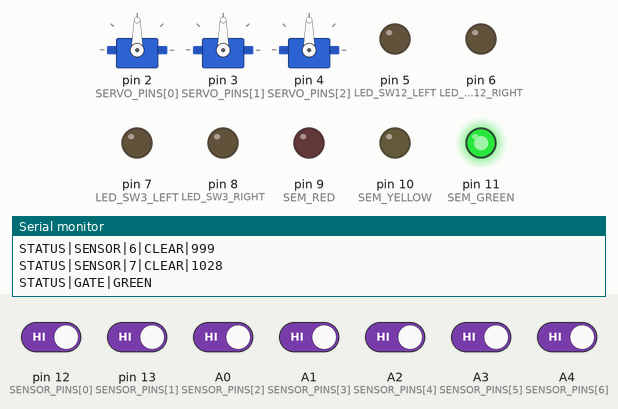
Bench run of a sketch on a simulated Arduino Uno, built with avr-gcc and run on an emulated ATmega328P. Parts: 3 × servo, output pins drawn as LEDs (lit = HIGH), the last lines printed to the serial monitor. Dashed ring = blinking. Inputs (shaded band) come from the test bench; at power-on: A0 (SENSOR_PINS[2]), A1 (SENSOR_PINS[3]), A2 (SENSOR_PINS[4]), A3 (SENSOR_PINS[5]), A4 (SENSOR_PINS[6]), pin 12 (SENSOR_PINS[0]), pin 13 (SENSOR_PINS[1]) HIGH.

Above: at 2.2 s.
2.3 s: A1 (SENSOR_PINS[3]) driven LOW
At 2.8 s:
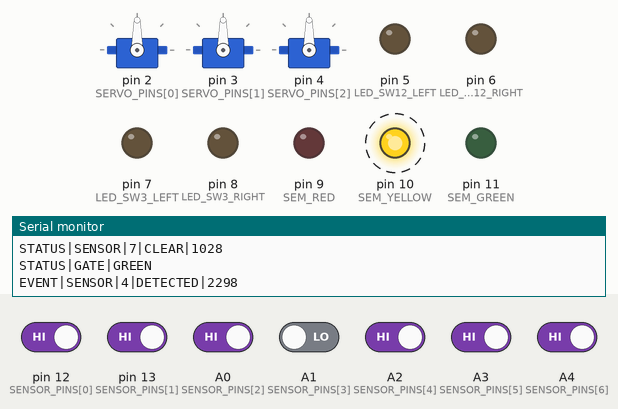
5.3 s: A3 (SENSOR_PINS[5]) driven LOW
At 6.5 s:
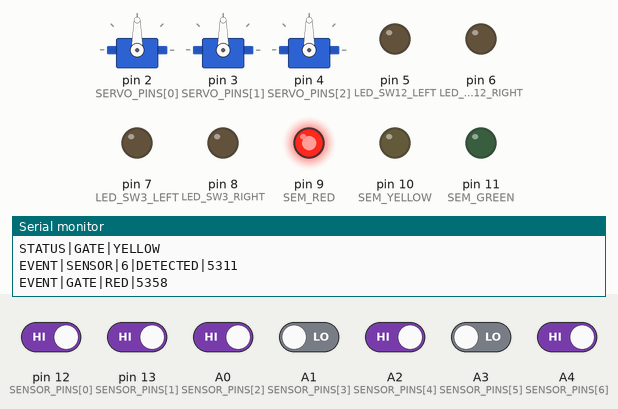
6.8 s: A4 (SENSOR_PINS[6]) driven LOW
At 7.11 s:
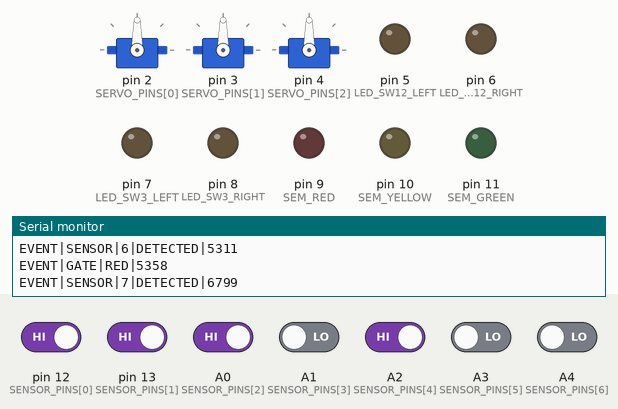
9.8 s: A2 (SENSOR_PINS[4]) driven LOW
At 10.2 s:
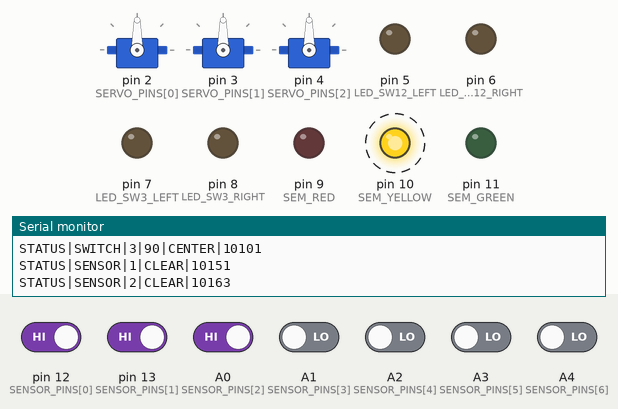
12.8 s: pin 12 (SENSOR_PINS[0]) driven LOW
At 13.5 s:
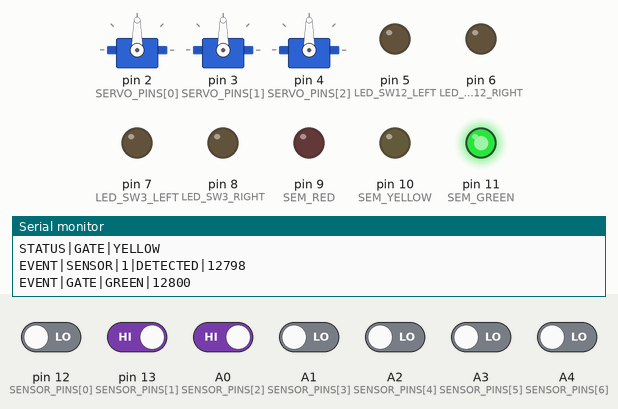
Timing chart, 0 to 15.8 s (numbered marks = the images above; inputs shaded):
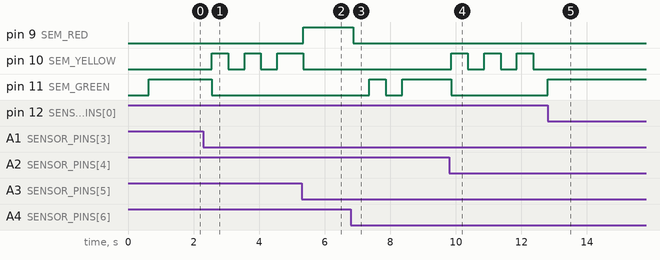

The sketch:

ferrovia_firmware.ino
```cpp
/**
 * ============================================================
 *  FIRMWARE FERROVIA v4.0 - 3 SERVOS + 6 LEDS + 7 SENSORES + SEMAFORO + HC-05
 * ============================================================
 *
 *  SISTEMA:
 *  - 3 Servos SG90 para switches (SW1, SW2, SW3)
 *  - 6 LEDs indicadores (2 por servo, compartilhados SW1/SW2)
 *  - 7 Sensores HW-201 para localizacao da locomotiva
 *  - Modulo semaforo (Vermelho/Amarelo/Verde) para cancela
 *  - Modulo Bluetooth HC-01 para comunicacao
 *
 *  PINOS:
 *  - D0:   HC-05 TX (Serial RX)
 *  - D1:   HC-05 RX (Serial TX) *DESCONECTAR AO PROGRAMAR*
 *  - D2:   Servo SW1
 *  - D3:   Servo SW2
 *  - D4:   Servo SW3
 *  - D5:   LED SW1/SW2 Esquerda (compartilhado)
 *  - D6:   LED SW1/SW2 Direita (compartilhado)
 *  - D7:   LED SW3 Esquerda
 *  - D8:   LED SW3 Direita
 *  - D9:   Semaforo Vermelho
 *  - D10:  Semaforo Amarelo
 *  - D11:  Semaforo Verde
 *  - D12:  Sensor S1
 *  - D13:  Sensor S2
 *  - A0:   Sensor S3
 *  - A1:   Sensor S4
 *  - A2:   Sensor S5
 *  - A3:   Sensor S6
 *  - A4:   Sensor S7
 *
 *  PROTOCOLO BLUETOOTH:
 *  Entrada: CMD|SWITCH|<id>|SET|LEFT/RIGHT/CENTER
 *           CMD|SWITCH|<id>|ANGLE|<0-180>
 *           CMD|SWITCH|<id>|STATUS
 *           CMD|SWITCH|<id>|RESET
 *           CMD|GATE|OPEN
 *           CMD|GATE|CLOSE
 *
 *  Saida:   ACK|SWITCH|<id>|<estado>
 *           STATUS|SWITCH|<id>|<angulo>|<estado>|<ts>
 *           EVENT|SENSOR|<id>|<DETECTED|CLEAR>|<ts>
 *           EVENT|GATE|<GREEN|YELLOW|RED|CLOSING|OPENING>|<ts>
 *
 *  v4.0 - Arquitetura atualizada com sensores e semaforo
 * ============================================================
 */

#include <Servo.h>

// === CONFIGURACAO GERAL ===
const int BAUD_BT = 9600;
const unsigned long HEARTBEAT_INTERVAL = 5000;
const int MOVE_DELAY = 15;
const int MAX_BUFFER = 64;

// === PINOS DOS SERVOS ===
const int NUM_SERVOS = 3;
const int SERVO_PINS[NUM_SERVOS] = {2, 3, 4};
const char* SERVO_NAMES[NUM_SERVOS] = {"SW1", "SW2", "SW3"};

// === PINOS DOS LEDS (INDICADORES DE DIRECAO) ===
// SW1 e SW2 compartilham os mesmos LEDs (mesma direcao)
const int LED_SW12_LEFT = 5;
const int LED_SW12_RIGHT = 6;
// SW3 tem LEDs independentes
const int LED_SW3_LEFT = 7;
const int LED_SW3_RIGHT = 8;

// === PINOS DO SEMAFORO ===
const int SEM_RED = 9;
const int SEM_YELLOW = 10;
const int SEM_GREEN = 11;

// === PINOS DOS SENSORES HW-201 ===
const int NUM_SENSORS = 7;
const int SENSOR_PINS[NUM_SENSORS] = {12, 13, A0, A1, A2, A3, A4};
// Logica: LOW = locomotiva detectada, HIGH = sem deteccao

// === ANGULOS DOS SERVOS ===
const int ANGLE_LEFT = 72;
const int ANGLE_RIGHT = 108;
const int ANGLE_CENTER = 90;

// === ESTADOS DO SEMAFORO ===
enum GateState {
  GATE_GREEN,     // Livre
  GATE_YELLOW,    // Aproximando (pisca)
  GATE_RED,       // Fechado
  GATE_OPENING,   // Abrindo (verde pisca)
  GATE_CLOSING    // Fechando (amarelo pisca)
};

// === ESTADO DOS SENSORES ===
struct SensorState {
  bool detected;          // Estado atual
  bool lastDetected;      // Estado anterior (para detectar mudanca)
  unsigned long lastChange; // Ultima mudanca
};

// === ESTADO DOS SERVOS ===
struct ServoState {
  int currentAngle;
  int targetAngle;
  bool moving;
  unsigned long lastMove;
};

// === OBJETOS GLOBAIS ===
Servo servos[NUM_SERVOS];
ServoState servoStates[NUM_SERVOS];
SensorState sensorStates[NUM_SENSORS];
GateState gateState = GATE_GREEN;
unsigned long lastHeartbeat = 0;
unsigned long gateStateTimer = 0;
int gateBlinkCount = 0;
String inputBuffer = "";

// === VARIAVEIS PARA SEMAFORO PISCANTE ===
unsigned long lastBlink = 0;
bool blinkState = false;
const unsigned long BLINK_INTERVAL = 500;

// === SETUP ===
void setup() {
  Serial.begin(BAUD_BT);

  Serial.println(F("=== FERROVIA FIRMWARE v4.0 ==="));
  Serial.println(F("3 Servos + 6 LEDs + 7 Sensores + Semaforo"));

  inputBuffer.reserve(MAX_BUFFER);

  // Inicializar servos
  Serial.print(F("Inicializando "));
  Serial.print(NUM_SERVOS);
  Serial.println(F(" servos..."));
  for (int i = 0; i < NUM_SERVOS; i++) {
    servos[i].attach(SERVO_PINS[i]);
    servoStates[i].currentAngle = ANGLE_CENTER;
    servoStates[i].targetAngle = ANGLE_CENTER;
    servoStates[i].moving = false;
    servoStates[i].lastMove = 0;
    servos[i].write(ANGLE_CENTER);
    delay(200);
  }

  // Inicializar LEDs indicadores
  Serial.println(F("Inicializando LEDs..."));
  pinMode(LED_SW12_LEFT, OUTPUT);
  pinMode(LED_SW12_RIGHT, OUTPUT);
  pinMode(LED_SW3_LEFT, OUTPUT);
  pinMode(LED_SW3_RIGHT, OUTPUT);
  digitalWrite(LED_SW12_LEFT, LOW);
  digitalWrite(LED_SW12_RIGHT, LOW);
  digitalWrite(LED_SW3_LEFT, LOW);
  digitalWrite(LED_SW3_RIGHT, LOW);

  // Inicializar semaforo
  Serial.println(F("Inicializando semaforo..."));
  pinMode(SEM_RED, OUTPUT);
  pinMode(SEM_YELLOW, OUTPUT);
  pinMode(SEM_GREEN, OUTPUT);
  setGateState(GATE_GREEN);

  // Inicializar sensores
  Serial.print(F("Inicializando "));
  Serial.print(NUM_SENSORS);
  Serial.println(F(" sensores..."));
  for (int i = 0; i < NUM_SENSORS; i++) {
    pinMode(SENSOR_PINS[i], INPUT_PULLUP);
    sensorStates[i].detected = false;
    sensorStates[i].lastDetected = false;
    sensorStates[i].lastChange = 0;
  }

  Serial.println(F("Sistema pronto. Aguardando comandos BT..."));
  sendStatusAll();
}

// === LOOP PRINCIPAL ===
void loop() {
  unsigned long now = millis();

  // 1. Processar comandos Bluetooth
  processBluetooth();

  // 2. Atualizar servos (movimento suave)
  updateServos();

  // 3. Atualizar LEDs indicadores
  updateLEDs();

  // 4. Ler sensores e atualizar localizacao
  updateSensors();

  // 5. Atualizar semaforo
  updateGate();

  // 6. Heartbeat periodico
  if (now - lastHeartbeat >= HEARTBEAT_INTERVAL) {
    sendStatusAll();
    lastHeartbeat = now;
  }
}

// === PROCESSAMENTO BLUETOOTH ===
void processBluetooth() {
  while (Serial.available()) {
    char c = Serial.read();
    if (c == '\n') {
      inputBuffer.trim();
      if (inputBuffer.length() > 0) {
        processCommand(inputBuffer);
      }
      inputBuffer = "";
    } else if (c != '\r') {
      if (inputBuffer.length() < MAX_BUFFER) {
        inputBuffer += c;
      } else {
        inputBuffer = "";
      }
    }
  }
}

// === PARSER DE COMANDO ===
void processCommand(String& cmd) {
  if (!cmd.startsWith("CMD|")) {
    return;
  }

  // Parse: CMD|TYPE|ID|ACTION|VALUE
  String parts[6];
  int partCount = 0;
  int start = 0;

  for (int i = 0; i < cmd.length() && partCount < 6; i++) {
    if (cmd.charAt(i) == '|') {
      parts[partCount++] = cmd.substring(start, i);
      start = i + 1;
    }
  }
  if (start < (int)cmd.length()) {
    parts[partCount++] = cmd.substring(start);
  }

  if (partCount < 3) return;

  String type = parts[1];

  // === COMANDO: CMD|SWITCH|<id>|ACTION|VALUE ===
  if (type == "SWITCH") {
    if (partCount < 4) return;

    int switchId = parts[2].toInt();
    String action = parts[3];
    String value = (partCount >= 5) ? parts[4] : "";

    if (switchId < 1 || switchId > NUM_SERVOS) return;
    int idx = switchId - 1;

    if (action == "SET") {
      if (value == "LEFT") {
        servoStates[idx].targetAngle = ANGLE_LEFT;
        servoStates[idx].moving = true;
      } else if (value == "RIGHT") {
        servoStates[idx].targetAngle = ANGLE_RIGHT;
        servoStates[idx].moving = true;
      } else if (value == "CENTER") {
        servoStates[idx].targetAngle = ANGLE_CENTER;
        servoStates[idx].moving = true;
      } else {
        return;
      }
      sendAck(switchId, value);

    } else if (action == "ANGLE") {
      int angle = value.toInt();
      if (angle < ANGLE_LEFT || angle > ANGLE_RIGHT) return;
      servoStates[idx].targetAngle = angle;
      servoStates[idx].moving = true;
      sendAck(switchId, "ANGLE_" + String(angle));

    } else if (action == "STATUS") {
      sendStatus(switchId);

    } else if (action == "RESET") {
      servoStates[idx].targetAngle = ANGLE_CENTER;
      servoStates[idx].moving = true;
      sendAck(switchId, "RESET");
    }
  }

  // === COMANDO: CMD|GATE|ACTION ===
  else if (type == "GATE") {
    if (partCount < 4) return;

    String action = parts[3];

    if (action == "OPEN") {
      setGateState(GATE_GREEN);
      Serial.print(F("EVENT|GATE|OPEN|"));
      Serial.println(millis());
    } else if (action == "CLOSE") {
      setGateState(GATE_RED);
      Serial.print(F("EVENT|GATE|RED|"));
      Serial.println(millis());
    }
  }
}

// === ATUALIZACAO SUAVE DOS SERVOS ===
void updateServos() {
  unsigned long now = millis();

  for (int i = 0; i < NUM_SERVOS; i++) {
    if (!servoStates[i].moving) continue;
    if (now - servoStates[i].lastMove < MOVE_DELAY) continue;

    int current = servoStates[i].currentAngle;
    int target = servoStates[i].targetAngle;

    if (current == target) {
      servoStates[i].moving = false;
      sendStatus(i + 1);
      continue;
    }

    if (current < target) {
      current++;
    } else {
      current--;
    }

    servoStates[i].currentAngle = current;
    servos[i].write(current);
    servoStates[i].lastMove = now;
  }
}

// === ATUALIZACAO DOS LEDS INDICADORES ===
void updateLEDs() {
  // SW1 e SW2 compartilhados (mesma direcao)
  int angle12 = servoStates[0].currentAngle; // Usa SW1 como referencia

  if (angle12 < ANGLE_CENTER) {
    // LEFT
    digitalWrite(LED_SW12_LEFT, HIGH);
    digitalWrite(LED_SW12_RIGHT, LOW);
  } else if (angle12 > ANGLE_CENTER) {
    // RIGHT
    digitalWrite(LED_SW12_LEFT, LOW);
    digitalWrite(LED_SW12_RIGHT, HIGH);
  } else {
    // CENTER
    digitalWrite(LED_SW12_LEFT, LOW);
    digitalWrite(LED_SW12_RIGHT, LOW);
  }

  // SW3 independente
  int angle3 = servoStates[2].currentAngle;

  if (angle3 < ANGLE_CENTER) {
    // LEFT
    digitalWrite(LED_SW3_LEFT, HIGH);
    digitalWrite(LED_SW3_RIGHT, LOW);
  } else if (angle3 > ANGLE_CENTER) {
    // RIGHT
    digitalWrite(LED_SW3_LEFT, LOW);
    digitalWrite(LED_SW3_RIGHT, HIGH);
  } else {
    // CENTER
    digitalWrite(LED_SW3_LEFT, LOW);
    digitalWrite(LED_SW3_RIGHT, LOW);
  }
}

// === LEITURA DOS SENSORES ===
void updateSensors() {
  unsigned long now = millis();

  for (int i = 0; i < NUM_SENSORS; i++) {
    // HW-201: LOW = detectado, HIGH = nao detectado
    bool detected = (digitalRead(SENSOR_PINS[i]) == LOW);

    // Detectar mudanca de estado
    if (detected != sensorStates[i].lastDetected) {
      // Debounce: 50ms
      if (now - sensorStates[i].lastChange > 50) {
        sensorStates[i].detected = detected;
        sensorStates[i].lastChange = now;

        // Enviar evento de sensor
        Serial.print(F("EVENT|SENSOR|"));
        Serial.print(i + 1);
        Serial.print(F("|"));
        Serial.print(detected ? "DETECTED" : "CLEAR");
        Serial.print(F("|"));
        Serial.println(now);

        // Atualizar semaforo baseado no sensor
        updateGateFromSensor(i + 1, detected);
      }

      sensorStates[i].lastDetected = detected;
    }
  }
}

// === ATUALIZACAO DO SEMAFORO BASEADO NO SENSOR ===
void updateGateFromSensor(int sensorId, bool detected) {
  if (!detected) return; // So reage quando detecta

  // Mapeamento Sensor -> Semaforo
  // S1-S3: Verde (locomotiva longe)
  // S4-S5: Amarelo (aproximando)
  // S6: Vermelho (na cancela)
  // S7: Verde pisca (liberando)

  switch (sensorId) {
    case 1:
    case 2:
    case 3:
      setGateState(GATE_GREEN);
      break;
    case 4:
    case 5:
      setGateState(GATE_YELLOW);
      break;
    case 6:
      setGateState(GATE_RED);
      break;
    case 7:
      setGateState(GATE_OPENING);
      break;
  }
}

// === CONTROLE DO ESTADO DO SEMAFORO ===
void setGateState(GateState newState) {
  gateState = newState;
  gateStateTimer = millis();
  gateBlinkCount = 0;

  switch (newState) {
    case GATE_GREEN:
      digitalWrite(SEM_RED, LOW);
      digitalWrite(SEM_YELLOW, LOW);
      digitalWrite(SEM_GREEN, HIGH);
      Serial.print(F("EVENT|GATE|GREEN|"));
      Serial.println(millis());
      break;

    case GATE_YELLOW:
      // Amarelo pisca
      break;

    case GATE_RED:
      digitalWrite(SEM_GREEN, LOW);
      digitalWrite(SEM_YELLOW, LOW);
      digitalWrite(SEM_RED, HIGH);
      Serial.print(F("EVENT|GATE|RED|"));
      Serial.println(millis());
      break;

    case GATE_OPENING:
      // Verde pisca 3 vezes
      break;

    case GATE_CLOSING:
      // Amarelo pisca
      break;
  }
}

// === ATUALIZACAO DO SEMAFORO (PISCANTE) ===
void updateGate() {
  unsigned long now = millis();

  if (now - lastBlink < BLINK_INTERVAL) return;
  lastBlink = now;

  switch (gateState) {
    case GATE_YELLOW:
      // Amarelo pisca
      blinkState = !blinkState;
      digitalWrite(SEM_YELLOW, blinkState);
      digitalWrite(SEM_RED, LOW);
      digitalWrite(SEM_GREEN, LOW);
      break;

    case GATE_OPENING:
      // Verde pisca 3 vezes, depois volta para verde fixo
      blinkState = !blinkState;
      digitalWrite(SEM_GREEN, blinkState);
      digitalWrite(SEM_YELLOW, LOW);
      digitalWrite(SEM_RED, LOW);

      if (!blinkState) { // Conta apenas quando apaga
        gateBlinkCount++;
        if (gateBlinkCount >= 3) {
          setGateState(GATE_GREEN);
        }
      }
      break;

    case GATE_CLOSING:
      // Amarelo pisca, depois fica vermelho
      blinkState = !blinkState;
      digitalWrite(SEM_YELLOW, blinkState);
      digitalWrite(SEM_GREEN, LOW);
      digitalWrite(SEM_RED, LOW);

      if (!blinkState) {
        gateBlinkCount++;
        if (gateBlinkCount >= 3) {
          setGateState(GATE_RED);
        }
      }
      break;

    default:
      // Verde ou Vermelho fixo - nada a fazer
      break;
  }
}

// === ENVIO DE MENSAGENS ===
void sendAck(int switchId, String state) {
  Serial.print(F("ACK|SWITCH|"));
  Serial.print(switchId);
  Serial.print(F("|"));
  Serial.println(state);
}

void sendStatus(int switchId) {
  int idx = switchId - 1;
  String state;
  int angle = servoStates[idx].currentAngle;

  if (angle < ANGLE_CENTER) state = "LEFT";
  else if (angle > ANGLE_CENTER) state = "RIGHT";
  else state = "CENTER";

  Serial.print(F("STATUS|SWITCH|"));
  Serial.print(switchId);
  Serial.print(F("|"));
  Serial.print(angle);
  Serial.print(F("|"));
  Serial.print(state);
  Serial.print(F("|"));
  Serial.println(millis());
}

void sendStatusAll() {
  for (int i = 1; i <= NUM_SERVOS; i++) {
    sendStatus(i);
    delay(50);
  }

  // Status dos sensores
  for (int i = 0; i < NUM_SENSORS; i++) {
    bool detected = (digitalRead(SENSOR_PINS[i]) == LOW);
    Serial.print(F("STATUS|SENSOR|"));
    Serial.print(i + 1);
    Serial.print(F("|"));
    Serial.print(detected ? "DETECTED" : "CLEAR");
    Serial.print(F("|"));
    Serial.println(millis());
    delay(10);
  }

  // Status do semaforo
  Serial.print(F("STATUS|GATE|"));
  switch (gateState) {
    case GATE_GREEN: Serial.println(F("GREEN")); break;
    case GATE_YELLOW: Serial.println(F("YELLOW")); break;
    case GATE_RED: Serial.println(F("RED")); break;
    case GATE_OPENING: Serial.println(F("OPENING")); break;
    case GATE_CLOSING: Serial.println(F("CLOSING")); break;
  }
}
```

Measured:
- after the input at 2.3 s, pin 10 (SEM_YELLOW): alternates HIGH for 0.50 s and LOW for 0.50 s, starting after 0.25 s; pin 11 (SEM_GREEN): HIGH → LOW after 0.25 s
- after the input at 5.3 s, pin 9 (SEM_RED): LOW → HIGH at once; pin 10 (SEM_YELLOW): goes on until 5.3 s, then stays LOW
- after the input at 6.8 s, pin 9 (SEM_RED): HIGH → LOW after 0.07 s; pin 11 (SEM_GREEN): LOW → HIGH after 0.56 s, → LOW 0.50 s later, → HIGH 0.50 s later
- after the input at 9.8 s, pin 10 (SEM_YELLOW): alternates HIGH for 0.50 s and LOW for 0.50 s, starting after 0.06 s; pin 11 (SEM_GREEN): HIGH → LOW after 0.06 s
- after the input at 12.8 s, pin 10 (SEM_YELLOW): stops changing and stays LOW; pin 11 (SEM_GREEN): LOW → HIGH at once
